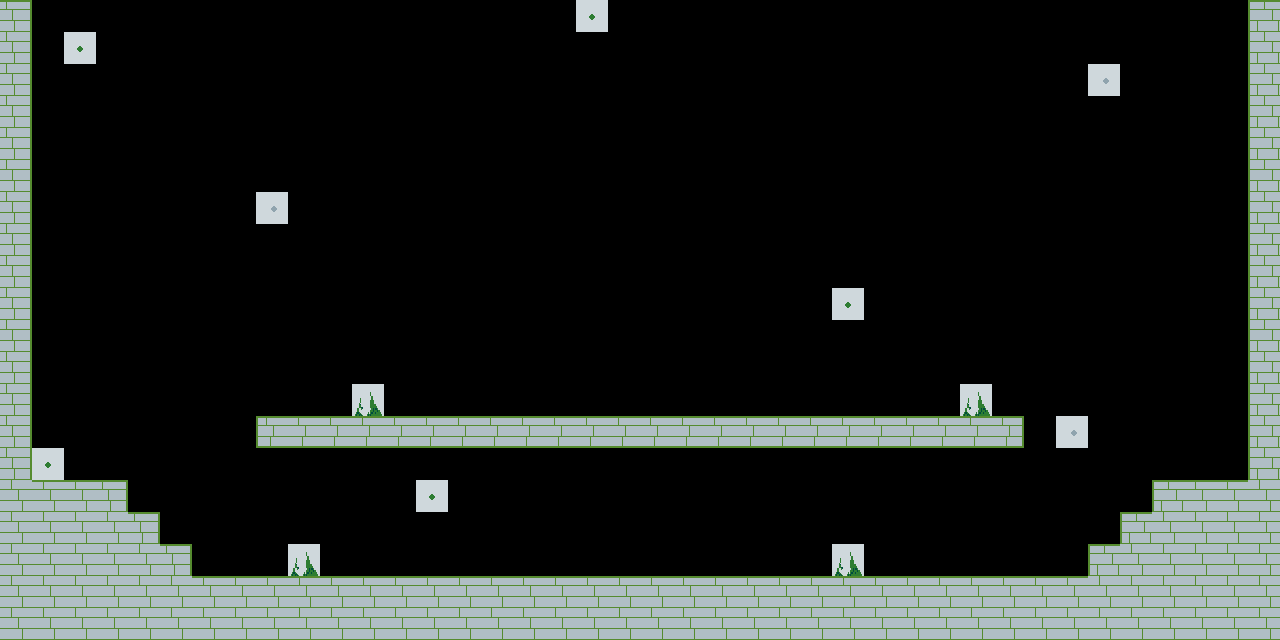

Below is a game level as drawn by its tile map, then a one-line description and the .tmx file that defines it, in full:
An orthogonal 40x20 tile map with 32x32 px tiles, 3 tile layers (Background, Ground, Platforms) and 4 objects (portal1, portal3, portal2, player).

<map version="1.8" tiledversion="1.8.4" orientation="orthogonal" renderorder="right-down" width="40" height="20" tilewidth="32" tileheight="32" infinite="0" nextlayerid="6" nextobjectid="5">
 <editorsettings>
  <export target="worldHub.tmj" format="json" />
 </editorsettings>
 <tileset firstgid="1" name="tile_sheet_0" tilewidth="32" tileheight="32" tilecount="21" columns="7">
  <image source="tilesheet0.png" width="224" height="96" />
 </tileset>
 <layer id="4" name="Background" width="40" height="20">
  <data encoding="csv">
0,0,0,0,0,0,0,0,0,0,0,0,0,0,0,0,0,0,12,0,0,0,0,0,0,0,0,0,0,0,0,0,0,0,0,0,0,0,0,0,
0,0,12,0,0,0,0,0,0,0,0,0,0,0,0,0,0,0,0,0,0,0,0,0,0,0,0,0,0,0,0,0,0,0,0,0,0,0,0,0,
0,0,0,0,0,0,0,0,0,0,0,0,0,0,0,0,0,0,0,0,0,0,0,0,0,0,0,0,0,0,0,0,0,0,13,0,0,0,0,0,
0,0,0,0,0,0,0,0,0,0,0,0,0,0,0,0,0,0,0,0,0,0,0,0,0,0,0,0,0,0,0,0,0,0,0,0,0,0,0,0,
0,0,0,0,0,0,0,0,0,0,0,0,0,0,0,0,0,0,0,0,0,0,0,0,0,0,0,0,0,0,0,0,0,0,0,0,0,0,0,0,
0,0,0,0,0,0,0,0,0,0,0,0,0,0,0,0,0,0,0,0,0,0,0,0,0,0,0,0,0,0,0,0,0,0,0,0,0,0,0,0,
0,0,0,0,0,0,0,0,13,0,0,0,0,0,0,0,0,0,0,0,0,0,0,0,0,0,0,0,0,0,0,0,0,0,0,0,0,0,0,0,
0,0,0,0,0,0,0,0,0,0,0,0,0,0,0,0,0,0,0,0,0,0,0,0,0,0,0,0,0,0,0,0,0,0,0,0,0,0,0,0,
0,0,0,0,0,0,0,0,0,0,0,0,0,0,0,0,0,0,0,0,0,0,0,0,0,0,0,0,0,0,0,0,0,0,0,0,0,0,0,0,
0,0,0,0,0,0,0,0,0,0,0,0,0,0,0,0,0,0,0,0,0,0,0,0,0,0,12,0,0,0,0,0,0,0,0,0,0,0,0,0,
0,0,0,0,0,0,0,0,0,0,0,0,0,0,0,0,0,0,0,0,0,0,0,0,0,0,0,0,0,0,0,0,0,0,0,0,0,0,0,0,
0,0,0,0,0,0,0,0,0,0,0,0,0,0,0,0,0,0,0,0,0,0,0,0,0,0,0,0,0,0,0,0,0,0,0,0,0,0,0,0,
0,0,0,0,0,0,0,0,0,0,0,0,0,0,0,0,0,0,0,0,0,0,0,0,0,0,0,0,0,0,0,0,0,0,0,0,0,0,0,0,
0,0,0,0,0,0,0,0,0,0,0,0,0,0,0,0,0,0,0,0,0,0,0,0,0,0,0,0,0,0,0,0,0,13,0,0,0,0,0,0,
0,12,0,0,0,0,0,0,0,0,0,0,0,0,0,0,0,0,0,0,0,0,0,0,0,0,0,0,0,0,0,0,0,0,0,0,0,0,0,0,
0,0,0,0,0,0,0,0,0,0,0,0,0,12,0,0,0,0,0,0,0,0,0,0,0,0,0,0,0,0,0,0,0,0,0,0,0,0,0,0,
0,0,0,0,0,0,0,0,0,0,0,0,0,0,0,0,0,0,0,0,0,0,0,0,0,0,0,0,0,0,0,0,0,0,0,0,0,0,0,0,
0,0,0,0,0,0,0,0,0,0,0,0,0,0,0,0,0,0,0,0,0,0,0,0,0,0,0,0,0,0,0,0,0,0,0,0,0,0,0,0,
0,0,0,0,0,0,0,0,0,0,0,0,0,0,0,0,0,0,0,0,0,0,0,0,0,0,0,0,0,0,0,0,0,0,0,0,0,0,0,0,
0,0,0,0,0,0,0,0,0,0,0,0,0,0,0,0,0,0,0,0,0,0,0,0,0,0,0,0,0,0,0,0,0,0,0,0,0,0,0,0
</data>
 </layer>
 <layer id="5" name="Ground" width="40" height="20">
  <data encoding="csv">
0,0,0,0,0,0,0,0,0,0,0,0,0,0,0,0,0,0,0,0,0,0,0,0,0,0,0,0,0,0,0,0,0,0,0,0,0,0,0,0,
0,0,0,0,0,0,0,0,0,0,0,0,0,0,0,0,0,0,0,0,0,0,0,0,0,0,0,0,0,0,0,0,0,0,0,0,0,0,0,0,
0,0,0,0,0,0,0,0,0,0,0,0,0,0,0,0,0,0,0,0,0,0,0,0,0,0,0,0,0,0,0,0,0,0,0,0,0,0,0,0,
0,0,0,0,0,0,0,0,0,0,0,0,0,0,0,0,0,0,0,0,0,0,0,0,0,0,0,0,0,0,0,0,0,0,0,0,0,0,0,0,
0,0,0,0,0,0,0,0,0,0,0,0,0,0,0,0,0,0,0,0,0,0,0,0,0,0,0,0,0,0,0,0,0,0,0,0,0,0,0,0,
0,0,0,0,0,0,0,0,0,0,0,0,0,0,0,0,0,0,0,0,0,0,0,0,0,0,0,0,0,0,0,0,0,0,0,0,0,0,0,0,
0,0,0,0,0,0,0,0,0,0,0,0,0,0,0,0,0,0,0,0,0,0,0,0,0,0,0,0,0,0,0,0,0,0,0,0,0,0,0,0,
0,0,0,0,0,0,0,0,0,0,0,0,0,0,0,0,0,0,0,0,0,0,0,0,0,0,0,0,0,0,0,0,0,0,0,0,0,0,0,0,
0,0,0,0,0,0,0,0,0,0,0,0,0,0,0,0,0,0,0,0,0,0,0,0,0,0,0,0,0,0,0,0,0,0,0,0,0,0,0,0,
0,0,0,0,0,0,0,0,0,0,0,0,0,0,0,0,0,0,0,0,0,0,0,0,0,0,0,0,0,0,0,0,0,0,0,0,0,0,0,0,
0,0,0,0,0,0,0,0,0,0,0,0,0,0,0,0,0,0,0,0,0,0,0,0,0,0,0,0,0,0,0,0,0,0,0,0,0,0,0,0,
0,0,0,0,0,0,0,0,0,0,0,0,0,0,0,0,0,0,0,0,0,0,0,0,0,0,0,0,0,0,0,0,0,0,0,0,0,0,0,0,
0,0,0,0,0,0,0,0,0,0,0,19,0,0,0,0,0,0,0,0,0,0,0,0,0,0,0,0,0,0,19,0,0,0,0,0,0,0,0,0,
0,0,0,0,0,0,0,0,0,0,0,0,0,0,0,0,0,0,0,0,0,0,0,0,0,0,0,0,0,0,0,0,0,0,0,0,0,0,0,0,
0,0,0,0,0,0,0,0,0,0,0,0,0,0,0,0,0,0,0,0,0,0,0,0,0,0,0,0,0,0,0,0,0,0,0,0,0,0,0,0,
0,0,0,0,0,0,0,0,0,0,0,0,0,0,0,0,0,0,0,0,0,0,0,0,0,0,0,0,0,0,0,0,0,0,0,0,0,0,0,0,
0,0,0,0,0,0,0,0,0,0,0,0,0,0,0,0,0,0,0,0,0,0,0,0,0,0,0,0,0,0,0,0,0,0,0,0,0,0,0,0,
0,0,0,0,0,0,0,0,0,19,0,0,0,0,0,0,0,0,0,0,0,0,0,0,0,0,19,0,0,0,0,0,0,0,0,0,0,0,0,0,
0,0,0,0,0,0,0,0,0,0,0,0,0,0,0,0,0,0,0,0,0,0,0,0,0,0,0,0,0,0,0,0,0,0,0,0,0,0,0,0,
0,0,0,0,0,0,0,0,0,0,0,0,0,0,0,0,0,0,0,0,0,0,0,0,0,0,0,0,0,0,0,0,0,0,0,0,0,0,0,0
</data>
 </layer>
 <layer id="1" name="Platforms" width="40" height="20">
  <data encoding="csv">
3,0,0,0,0,0,0,0,0,0,0,0,0,0,0,0,0,0,0,0,0,0,0,0,0,0,0,0,0,0,0,0,0,0,0,0,0,0,0,1,
10,0,0,0,0,0,0,0,0,0,0,0,0,0,0,0,0,0,0,0,0,0,0,0,0,0,0,0,0,0,0,0,0,0,0,0,0,0,0,8,
10,0,0,0,0,0,0,0,0,0,0,0,0,0,0,0,0,0,0,0,0,0,0,0,0,0,0,0,0,0,0,0,0,0,0,0,0,0,0,8,
10,0,0,0,0,0,0,0,0,0,0,0,0,0,0,0,0,0,0,0,0,0,0,0,0,0,0,0,0,0,0,0,0,0,0,0,0,0,0,8,
10,0,0,0,0,0,0,0,0,0,0,0,0,0,0,0,0,0,0,0,0,0,0,0,0,0,0,0,0,0,0,0,0,0,0,0,0,0,0,8,
10,0,0,0,0,0,0,0,0,0,0,0,0,0,0,0,0,0,0,0,0,0,0,0,0,0,0,0,0,0,0,0,0,0,0,0,0,0,0,8,
10,0,0,0,0,0,0,0,0,0,0,0,0,0,0,0,0,0,0,0,0,0,0,0,0,0,0,0,0,0,0,0,0,0,0,0,0,0,0,8,
10,0,0,0,0,0,0,0,0,0,0,0,0,0,0,0,0,0,0,0,0,0,0,0,0,0,0,0,0,0,0,0,0,0,0,0,0,0,0,8,
10,0,0,0,0,0,0,0,0,0,0,0,0,0,0,0,0,0,0,0,0,0,0,0,0,0,0,0,0,0,0,0,0,0,0,0,0,0,0,8,
10,0,0,0,0,0,0,0,0,0,0,0,0,0,0,0,0,0,0,0,0,0,0,0,0,0,0,0,0,0,0,0,0,0,0,0,0,0,0,8,
10,0,0,0,0,0,0,0,0,0,0,0,0,0,0,0,0,0,0,0,0,0,0,0,0,0,0,0,0,0,0,0,0,0,0,0,0,0,0,8,
10,0,0,0,0,0,0,0,0,0,0,0,0,0,0,0,0,0,0,0,0,0,0,0,0,0,0,0,0,0,0,0,0,0,0,0,0,0,0,8,
10,0,0,0,0,0,0,0,0,0,0,0,0,0,0,0,0,0,0,0,0,0,0,0,0,0,0,0,0,0,0,0,0,0,0,0,0,0,0,8,
10,0,0,0,0,0,0,0,4,11,11,11,11,11,11,11,11,11,11,11,11,11,11,11,11,11,11,11,11,11,11,18,0,0,0,0,0,0,0,8,
10,0,0,0,0,0,0,0,0,0,0,0,0,0,0,0,0,0,0,0,0,0,0,0,0,0,0,0,0,0,0,0,0,0,0,0,0,0,0,8,
9,2,2,3,0,0,0,0,0,0,0,0,0,0,0,0,0,0,0,0,0,0,0,0,0,0,0,0,0,0,0,0,0,0,0,0,1,2,2,9,
9,9,9,9,3,0,0,0,0,0,0,0,0,0,0,0,0,0,0,0,0,0,0,0,0,0,0,0,0,0,0,0,0,0,0,1,9,9,9,9,
9,9,9,9,9,3,0,0,0,0,0,0,0,0,0,0,0,0,0,0,0,0,0,0,0,0,0,0,0,0,0,0,0,0,1,9,9,9,9,9,
9,9,9,9,9,9,2,2,2,2,2,2,2,2,2,2,2,2,2,2,2,2,2,2,2,2,2,2,2,2,2,2,2,2,9,9,9,9,9,9,
9,9,9,9,9,9,9,9,9,9,9,9,9,9,9,9,9,9,9,9,9,9,9,9,9,9,9,9,9,9,9,9,9,9,9,9,9,9,9,9
</data>
 </layer>
 <objectgroup id="2" name="Portals">
  <object id="1" name="portal1" gid="6" x="1184.33" y="449" width="32" height="32" />
  <object id="2" name="portal3" gid="6" x="625.333" y="384" width="32" height="32" />
  <object id="3" name="portal2" gid="6" x="65.3333" y="448" width="32" height="32" />
 </objectgroup>
 <objectgroup id="3" name="Player">
  <object id="4" name="player" gid="6" x="626.667" y="545.333" width="32" height="32" />
 </objectgroup>
</map>
